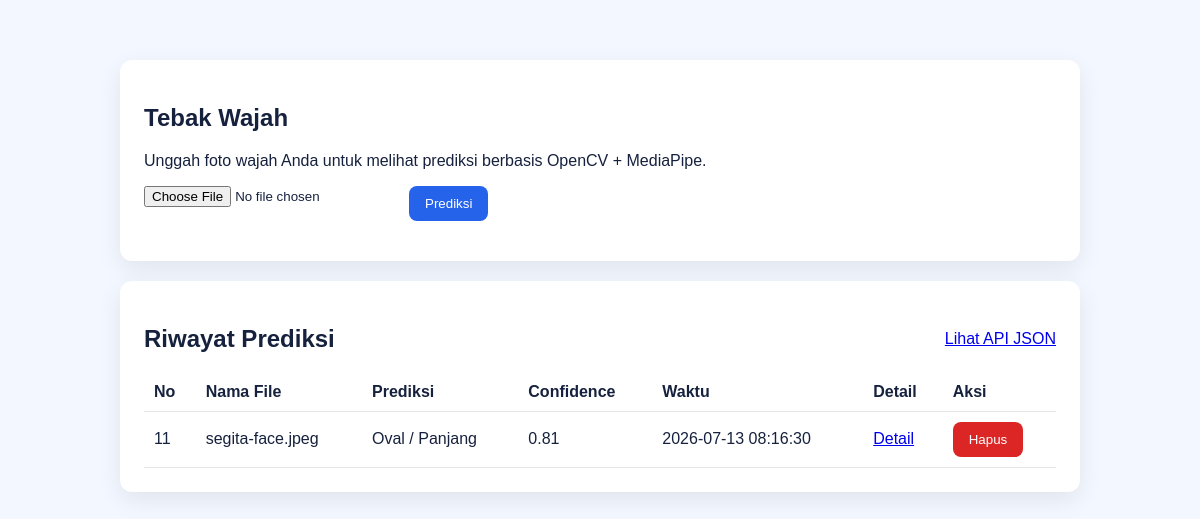
Before: / with the older database file.
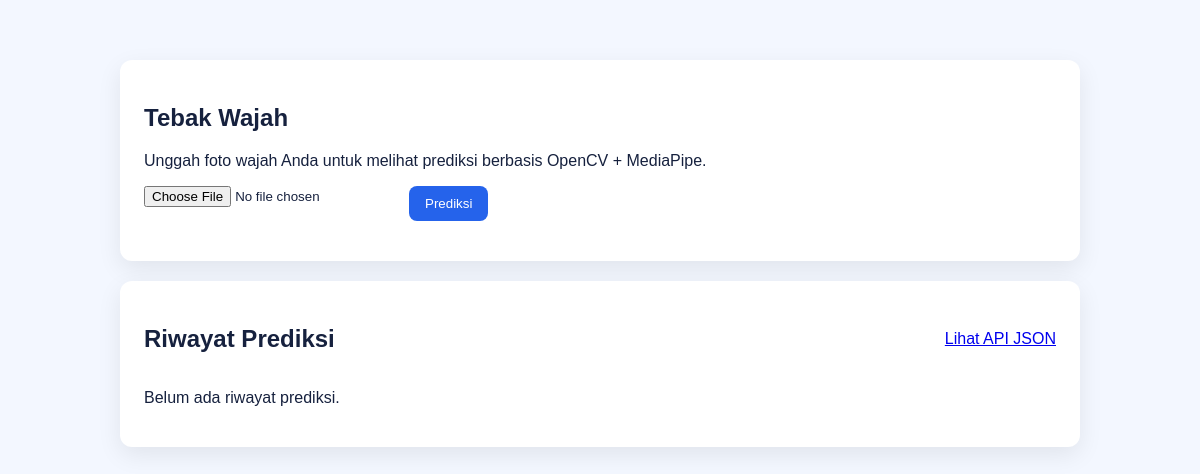
After: the same page with the newer database file.
### tables this page shows
CREATE TABLE predictions (
            id INTEGER PRIMARY KEY AUTOINCREMENT,
            filename TEXT NOT NULL,
            prediction TEXT NOT NULL,
            confidence REAL NOT NULL,
            created_at TIMESTAMP DEFAULT CURRENT_TIMESTAMP
        , image_path TEXT, details TEXT, face_width REAL DEFAULT 0, face_height REAL DEFAULT 0, forehead_width REAL DEFAULT 0, jaw_width REAL DEFAULT 0);

### app.py (the view, shortened to what this page needs)
@app.route("/", methods=["GET", "POST"])
def index():
    history = get_predictions()
    return render_template("index.html", history=history, prediction=None, confidence=None, uploaded_name=None, prediction_id=None)

### database/db.py (called while the page is built)
def get_connection():
    DB_PATH.parent.mkdir(parents=True, exist_ok=True)
    conn = sqlite3.connect(DB_PATH)
    conn.row_factory = sqlite3.Row
    return conn

def get_predictions(limit=10):
    conn = get_connection()
    rows = conn.execute(
        """
        SELECT id, filename, prediction, confidence, created_at, image_path, details, face_width, face_height, forehead_width, jaw_width
        FROM predictions ORDER BY id DESC LIMIT ?
        """,
        (limit,),
    ).fetchall()
    conn.close()
    return [dict(row) for row in rows]

### templates/index.html (shortened to what this page needs)
<!doctype html>
<html lang="id">
  <head>
    <link rel="stylesheet" href="{{ url_for('static', filename='css/style.css') }}" />
  </head>
  <body>
    <main class="container">
      <section class="card">
        <h1>Tebak Wajah</h1>
        <p>Unggah foto wajah Anda untuk melihat prediksi berbasis OpenCV + MediaPipe.</p>
        <form action="{{ url_for('index') }}" method="post" enctype="multipart/form-data">
          <input type="file" name="file" accept="image/*" required />
          <button type="submit">Prediksi</button>
        </form>
      </section>
      <section class="card">
        <div class="history-head">
          <h2>Riwayat Prediksi</h2>
          <a href="{{ url_for('api_history') }}">Lihat API JSON</a>
        </div>
        {% if history %}
          <table>
            <thead>
              <tr>
                <th>No</th>
                <th>Nama File</th>
                <th>Prediksi</th>
                <th>Confidence</th>
                <th>Waktu</th>
                <th>Detail</th>
                <th>Aksi</th>
              </tr>
            </thead>
            <tbody>
              {% for item in history %}
                <tr>
                  <td>{{ item.id }}</td>
                  <td>{{ item.filename }}</td>
                  <td>{{ item.prediction }}</td>
                  <td>{{ item.confidence }}</td>
                  <td>{{ item.created_at }}</td>
                  <td><a href="{{ url_for('detail_result', prediction_id=item.id) }}">Detail</a></td>
                  <td>
                    <form action="{{ url_for('delete_history', prediction_id=item.id) }}" method="post" class="inline-form">
                      <button class="danger" type="submit">Hapus</button>
                    </form>
                  </td>
                </tr>
              {% endfor %}
            </tbody>
          </table>
        {% else %}
          <p>Belum ada riwayat prediksi.</p>
        {% endif %}
      </section>
    </main>
  </body>
</html>

### static/css/style.css (style rules this page uses)
body { font-family: Arial, sans-serif; background: #f3f7ff; color: #16213e; margin: 0; padding: 0; }
.container { max-width: 960px; margin: 40px auto; padding: 20px; }
.card { background: #fff; border-radius: 12px; padding: 24px; box-shadow: 0 8px 24px rgba(0, 0, 0, 0.08); margin-bottom: 20px; }
form { display: flex; gap: 12px; flex-wrap: wrap; margin: 16px 0; }
button { background: #2563eb; color: white; border: none; border-radius: 8px; padding: 10px 16px; cursor: pointer; }
.history-head { display: flex; justify-content: space-between; align-items: center; gap: 12px; }

Changed rows visible on the page:
removed predictions: id "11", filename "segita-face.jpeg", prediction "Oval / Panjang", confidence "0.81", created_at "2026-07-13 08:16:30"
Other visible differences:
text no longer shown: "No Nama File Prediksi Confidence Waktu Detail Aksi"
text now shown: "Belum ada riwayat prediksi."
